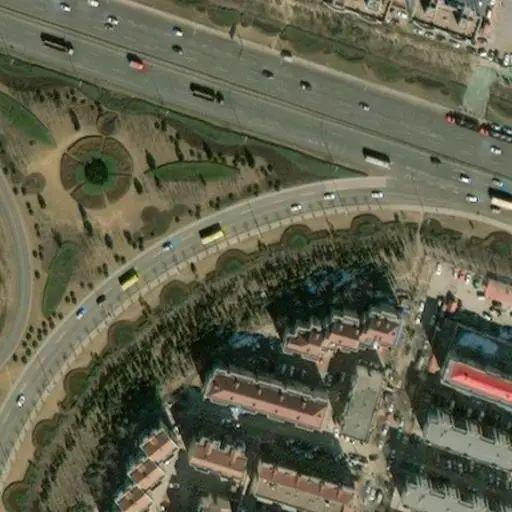
#> input picture experiment_sample/mapbox/216748_216749-100142_100143-18.jpg, 512 x 512 px, found by its file name; its folder holds 4 pictures in this run
$ python create_dataset_DL.py
#> lines starting #> are read from the running program, lines starting #| are printed output that depends on the picture
# create the dataset for Deeplearning
# including the training set, validating set and testing set
# the mask is in rgb 8-bit format

import os
import shutil
import numpy as np
import cv2
from random import shuffle
from PIL import Image


src_dir=r'C:\python_pycharm_label_test\compared_experiments\segmentation\experiment_sample'

gt_dir=r'C:\python_pycharm_label_test\experiment_data\road_segmentation_reference_results_512'

dest_dir=os.path.join(src_dir,'segmentation_dataset_DL')

mapbox_img_dir=os.path.join(src_dir,'mapbox')

google_img_dir=os.path.join(src_dir,'google')

yahoo_img_dir=os.path.join(src_dir,'yahoo')

gts_dir=os.path.join(src_dir,'GTs')

imgs_dir=os.path.join(src_dir,'images')


#----1. move the all the images and gts to dirs of 'images' and 'GTs', and covert images to PNG and gts to [0,1]

filelist=os.listdir(mapbox_img_dir)

for file in filelist:
    prename=file.split('.')[0]

    #==== images ========

    # mapbox

    im_mp = Image.open(os.path.join(mapbox_img_dir,file))
#> im_mp is the input picture: PIL image 512x512 RGB; mean R, G, B 96.4, 96.8, 76.5

    im_mp.save(os.path.join(imgs_dir,prename+'_mapbox.png'))

    # google

    im_gl = Image.open(os.path.join(google_img_dir,file))

    im_gl.save(os.path.join(imgs_dir,prename+'_google.png'))

    # yahoo

    im_yh = Image.open(os.path.join(yahoo_img_dir,file))

    im_yh.save(os.path.join(imgs_dir,prename+'_yahoo.png'))

    #==== GTs ========

    # mapbox

    gt_mp_arr = np.array(Image.open(os.path.join(gt_dir, prename + '.png')))

    gt_mp = Image.fromarray(np.where(gt_mp_arr == 0, 1, 0).astype(np.uint8))
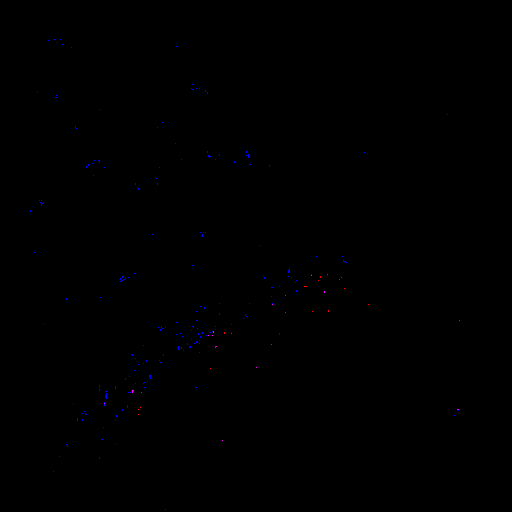
#> gt_mp: PIL image 512x512 RGB; mean R, G, B 0.000175, 0, 0.00132; drawn with 1 as white

    gt_mp.save(os.path.join(gts_dir, prename + '_mapbox.png'))

    # google

    gt_gl_arr = np.array(Image.open(os.path.join(gt_dir, prename + '.png')))

    gt_gl = Image.fromarray(np.where(gt_gl_arr == 0, 1, 0).astype(np.uint8))

    gt_gl.save(os.path.join(gts_dir, prename + '_google.png'))

    # yahoo

    gt_yh_arr = np.array(Image.open(os.path.join(gt_dir,prename+'.png')))

    gt_yh = Image.fromarray(np.where(gt_yh_arr==0,1,0).astype(np.uint8))

    gt_yh.save(os.path.join(gts_dir,prename+'_yahoo.png'))


#----2. select the images randomly from the "images", copy images to the "test", "train"
# and "val" dirs, and copy gts  to the "testannot", "trainannot" and "valannot" dirs.

#> (the run stopped early here; a loop or call above may not have finished)
